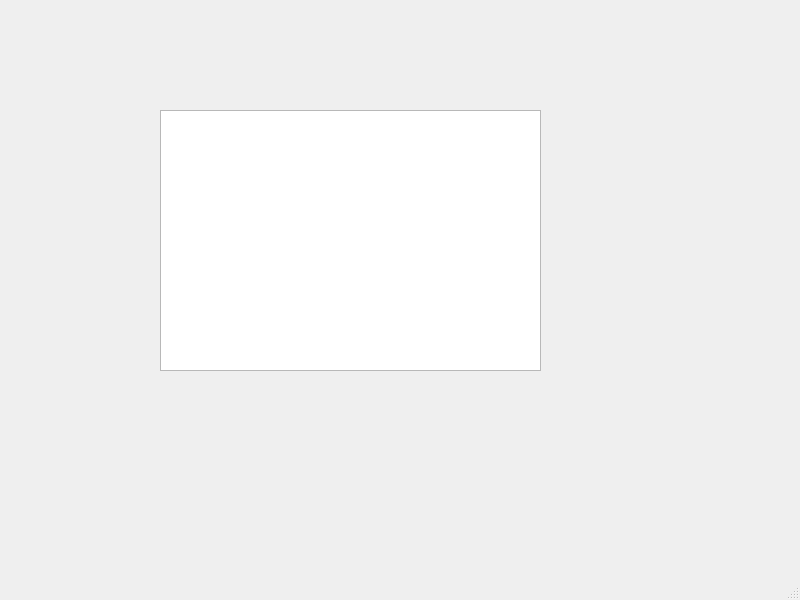
<?xml version="1.0" encoding="UTF-8"?>
<ui version="4.0">
 <class>MainWindow</class>
 <widget class="QMainWindow" name="MainWindow">
  <property name="geometry">
   <rect>
    <x>0</x>
    <y>0</y>
    <width>800</width>
    <height>600</height>
   </rect>
  </property>
  <property name="windowTitle">
   <string>MainWindow</string>
  </property>
  <widget class="QWidget" name="centralwidget">
   <widget class="QChartView" name="chartView">
    <property name="geometry">
     <rect>
      <x>160</x>
      <y>110</y>
      <width>381</width>
      <height>261</height>
     </rect>
    </property>
   </widget>
  </widget>
  <widget class="QMenuBar" name="menubar">
   <property name="geometry">
    <rect>
     <x>0</x>
     <y>0</y>
     <width>800</width>
     <height>24</height>
    </rect>
   </property>
  </widget>
  <widget class="QStatusBar" name="statusbar"/>
 </widget>
 <customwidgets>
  <customwidget>
   <class>QChartView</class>
   <extends>QGraphicsView</extends>
   <header>qchartview.h</header>
  </customwidget>
 </customwidgets>
 <resources/>
 <connections/>
</ui>
